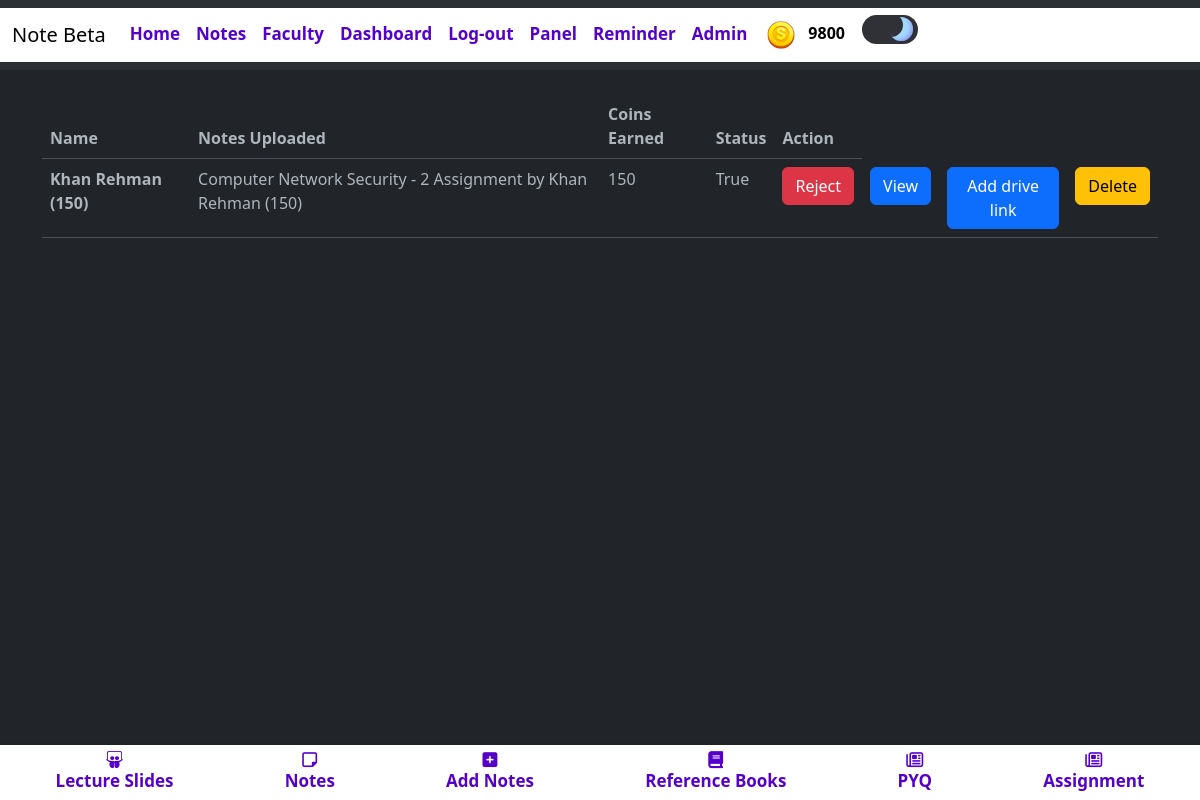
The page /adminResponse/ (signed in) on the database its author committed.
### blogapp/models.py (models this page shows, shortened)
class UserAccount(AbstractBaseUser, PermissionsMixin):
    email = models.CharField(max_length = 50,unique=True)
    name = models.CharField(max_length=200)
    is_active = models.BooleanField(default=True)
    is_mod = models.BooleanField(default=False)
    is_nUser = models.BooleanField(default=True)
    is_staff = models.BooleanField(default=False)
    coins_scored = models.IntegerField(default=100,null=True,blank=True)
    rank = models.IntegerField(default=0)
    bookmarks = models.ManyToManyField('blogapp.Notes', blank=True)
    is_emailVerified = models.BooleanField(default=False)
    objects = UserAccountManager()
    USERNAME_FIELD = 'email'
    REQUIRED_FIELDS = ['name']
    def __str__(self):
        return f"{self.name} ({self.coins_scored})"

class Notes(models.Model):
    typ = (
        ('Assignment','Assignment'),
        ('Experiment','Experiment'),
        ('Notes','Notes'),
        ('ReferenceBook','Reference Book'),
        ('LectureSlides','Lecture Slides'),
        ('PYQ','PYQ'),
    )
    mods = (
        ('1','1'),
        ('2','2'),
        ('3','3'),
        ('4','4'),
        ('5','5'),
        ('6','6'),
    )
    desc = models.TextField(max_length=500,null=True,blank=True)
    mod = models.CharField(max_length=5,choices=mods,null=True,blank=True)
    file = models.FileField(upload_to='notes/')
    author = models.ForeignKey(UserAccount,on_delete=models.CASCADE)
    status = models.BooleanField(default=False)
    likes = models.ManyToManyField(UserAccount,related_name="notes_like",default=0)
    views = models.PositiveIntegerField(default=0)
    buy=models.ManyToManyField(UserAccount,related_name="buy_notes")
    typeN = models.CharField(max_length=50,null=True,blank=True,choices=typ)
    docid = models.CharField(max_length=300,null=True,blank=True)
    sub =  models.ForeignKey(Subject,on_delete=models.CASCADE,null=True,blank=True)
    slug = AutoSlugField(populate_from = 'sub',unique=True,null=True,default=None)
    nDetail = models.CharField(max_length=100,null=True,blank=True)
    def __str__(self):
        niu = f'{self.sub.name} - {self.mod} {self.typeN} by {self.author}'
        return niu
    def acceptStatus(self):
        return f'/acceptStatus/{self.slug}/'
    def attachLink(self):
        return f'/addDriveLink/{self.slug}/'

class Subject(models.Model):
    name = models.CharField(max_length=50)
    teacher = models.CharField(max_length=50)
    teacherurl = models.CharField(max_length=300,null=True,blank=True)
    img = models.ImageField(upload_to='subImage/',null=True,blank=True)

### blogapp/decorators.py (the view)
        def wrapper_func(request, *args, **kwargs):
            group = None
            if request.user.groups.exists():
                group = request.user.groups.all()[0].name
            if group in allowed_roles:
                return view_func(request, *args, **kwargs)
            else:
                return render(request,'authentication/404.html')

### blogapp/views.py (called while the page is built)
@allowed_users(allowed_roles=['admin'])
def adminResponse(request):
    notes = Notes.objects.all().order_by('status')
    context = {
        'notes' : notes,
    }
    return render(request,'main/adminTem/adminCrud.html',context)

### templates/main/adminTem/adminCrud.html (shortened to what this page needs)
{% extends 'index.html' %}
{% block content %}
<div class="container mt-4 table-responsive" >
    <table class="table">
        <thead>
          <tr>
            <th scope="col">Name</th>
            <th scope="col">Notes Uploaded</th>
            <th scope="col">Coins Earned</th>
            <th scope="col">Status</th>
            <th scope="col">Action</th>
          </tr>
        </thead>
        <tbody>
            {% for x in notes %}
                <tr>
                    <th scope="row">{{x.author}}</th>
                    <td>{{x}}</td>
                    <td>{{x.author.coins_scored}}</td>
                    <td>{{x.status}}</td>
                    {% if not x.status %}
                        <td><a href="{{x.acceptStatus}}"><button class="btn btn-success">Accept</button></a></td>
                    {% else %}
                        <td><a href="{{x.acceptStatus}}"><button class="btn btn-danger">Reject</button></a></td>
                    {% endif %}
                    <td><a href="{{x.file.url}}"><button class="btn btn-primary">View</button></a></td>
                    <td><button type="button" class="btn btn-primary" data-bs-toggle="modal" data-bs-target="#exampleModal{{forloop.counter}}">
                        Add drive link
                      </button>
                      </td>
                    <td><button type="button" class="btn btn-warning" data-bs-toggle="modal" data-bs-target="#exampleModal2{{forloop.counter}}">
                        Delete
                      </button></td>
                </tr>
            {% endfor %}
        </tbody>
      </table>
</div>
{% endblock %}

### templates/components/header.html (shortened to what this page needs)
{% load static %}
<nav class="navbar navbar-expand-lg bg-body-tertiary" >
    <div class="container-fluid" style="background-color: white;">
      <a class="navbar-brand mb-0 h1" href="{% url 'notes'%}" style="color: black;">Note Beta</a>
      <div class="collapse navbar-collapse" id="navbarTogglerDemo03">
        <ul class="navbar-nav me-auto mb-2 mb-lg-0" >
          {% if user.is_authenticated %}
          <li class="nav-item">
            <a class="nav-link abc" href="{% url 'home' %}" >Home</a>
          </li>
          <li class="nav-item" >
            <a class="nav-link abc" href="{% url 'notes' %}" >Notes</a>
          </li>
          <li class="nav-item" >
            <a class="nav-link abc" href="{% url 'teacher' %}" >Faculty</a>
          </li>
          <li class="nav-item" >
            <a class="nav-link abc" href="{% url 'dashboard' %}" >Dashboard</a>
          </li>
          <li class="nav-item">
            <a class="nav-link abc" href="{% url 'logout' %}" >Log-out</a>
          </li>
          {% endif %}
          {% if user.is_superuser %}
          <li class="nav-item">
            <a class="nav-link abc" href="{% url 'adminResponse' %}" >Panel</a>
          </li>
          <li class="nav-item">
            <a class="nav-link abc" href="{% url 'add_reminder' %}" >Reminder</a>
          </li>
            <li class="nav-item">
            <a class="nav-link abc" href="{% url 'admin:index' %}" >Admin</a>
          </li>
          {% endif %}
          {% if user.is_authenticated %}
          <table class="coins">
          <th>
          <img src="{% static 'images/coin.png' %}" alt="">
          </th>
          <th>
          <p class="cna" id="cna" style="color: black;">{{ user.coins_scored }}</p>
          </th>
          </table>
    {% endif %}
            <label class="switch">
              <span class="slider"></span>
            </label>
      </div>
    </div>
  </nav>

### templates/components/header.html (style rules this page uses)
.nav-link { margin-top: 5px; color: #5500cb; font-size: 17px; font-weight: bold; }
.coins { width: 3px; }
.cna { margin-top: 12px; font-weight: bold; }
.switch { margin-left: 1em; margin-top: 7px; --width-of-switch: 3.5em; --height-of-switch: 1.8em; --size-of-icon: 1.4em; --slider-offset: 0.3em; position: relative; width: var(--width-of-switch); height: var(--height-of-switch); }
.slider { position: absolute; cursor: pointer; top: 0; left: 0; right: 0; bottom: 0; background-color: #f4f4f5; transition: .4s; border-radius: 30px; }
.slider:before { position: absolute; content: ""; height: var(--size-of-icon,1.4em); width: var(--size-of-icon,1.4em); border-radius: 20px; left: var(--slider-offset,0.3em); top: 50%; transform: translateY(-50%); background: linear-gradient(40deg,#ff0080,#ff8c00 70%); ; transition: .4s; }
input:checked + .slider { background-color: #303136; }
input:checked + .slider:before { left: calc(100% - (var(--size-of-icon,1.4em) + var(--slider-offset,0.3em))); background: #303136; box-shadow: inset -3px -2px 5px -2px #8983f7, inset -10px -4px 0 0 #a3dafb; }

### templates/components/notesBottomNav.html (style rules this page uses)
i,span { color: #5500cb; font-size: 17px; font-weight: bold; }

### rows shown on the page
UserAccount: coins_scored "9800"
Notes: author "Khan Rehman (150)", sub+mod+typeN "Computer Network Security - 2 Assignment by Khan Rehman (150)", author.coins_scored "150", status "True"
